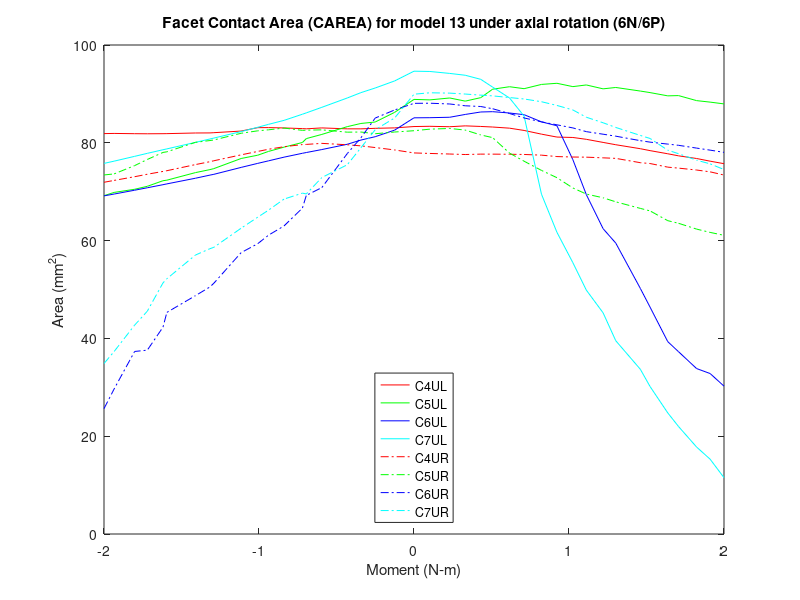

This chart was generated by the following MATLAB code:
% Facet Contact Area (CAREA)
% model13_Fixed_Tether/6n & 6p
clear all;
%% 6P
figure (24)

c4ulxp=[2 2.05126 2.11533 2.16533 2.21533 2.25361 2.30816 2.35516 2.41122 2.46102 2.51245 2.55582 2.60999 2.65082 2.73015 2.7614 2.81853 2.85329 2.91154 2.95522 3]-2;
c4ulyp=[83.3252 83.3761 83.2858 83.4639 83.344 83.2273 82.9927 82.5272 81.7717 81.1738 81.0894 80.7132 80.0806 79.6064 78.7924 78.4014 77.7577 77.3367 76.7904 76.2441 75.7309];

c4urxp=[2 2.05126 2.11533 2.16533 2.21533 2.25361 2.30816 2.35516 2.41122 2.46102 2.51245 2.55582 2.60999 2.65082 2.73015 2.7614 2.81853 2.85329 2.91154 2.95522 3]-2;
c4uryp=[77.9293 77.8234 77.7054 77.6027 77.6855 77.6819 77.6567 77.6156 77.4746 77.1863 77.0924 77.0632 76.9259 76.8167 75.9314 75.7641 75.0228 74.822 74.4325 74.0634 73.4041];

c5ulxp=[2 2.05126 2.11533 2.16533 2.21533 2.25361 2.30816 2.35516 2.41122 2.46102 2.51245 2.55582 2.60999 2.65082 2.73015 2.7614 2.81853 2.85329 2.91154 2.95522 3]-2;
c5ulyp=[88.8752 88.7777 89.1653 88.5232 89.236 90.9606 91.4687 91.069 91.939 92.1701 91.4888 91.8302 91.0359 91.3157 90.5826 90.2678 89.6018 89.6559 88.6265 88.3208 87.9555];

c5urxp=[2 2.05126 2.11533 2.16533 2.21533 2.25361 2.30816 2.35516 2.41122 2.46102 2.51245 2.55582 2.60999 2.65082 2.73015 2.7614 2.81853 2.85329 2.91154 2.95522 3]-2;
c5uryp=[82.4722 82.7913 82.9358 82.602 81.6039 81.0606 77.8866 76.2361 74.3555 72.8692 70.7675 69.5183 68.7562 67.9321 66.5864 66.0772 64.0777 63.5424 62.3549 61.6783 61.077];

c6ulxp=[2 2.05126 2.11533 2.16533 2.21533 2.25361 2.30816 2.35516 2.41122 2.46102 2.51245 2.55582 2.60999 2.65082 2.73015 2.7614 2.81853 2.85329 2.91154 2.95522 3]-2;
c6ulyp=[85.1093 85.1352 85.2248 85.8001 86.3022 86.3656 86.0931 85.7491 84.2858 83.4882 76.5504 69.4136 62.4391 59.494 50.2173 46.4025 39.3405 37.2807 33.8342 32.8161 30.2382];

c6urxp=[2 2.05126 2.11533 2.16533 2.21533 2.25361 2.30816 2.35516 2.41122 2.46102 2.51245 2.55582 2.60999 2.65082 2.73015 2.7614 2.81853 2.85329 2.91154 2.95522 3]-2;
c6uryp=[88.0695 88.0954 87.9386 87.5697 87.423 86.9681 85.9875 85.0829 84.2798 83.6796 83.0445 82.2833 81.7586 81.356 80.4364 80.1376 79.7373 79.4879 78.9169 78.4997 78.0489];

c7ulxp=[2 2.05126 2.11533 2.16533 2.21533 2.25361 2.30816 2.35516 2.41122 2.46102 2.51245 2.55582 2.60999 2.65082 2.73015 2.7614 2.81853 2.85329 2.91154 2.95522 3]-2;
c7ulyp=[94.646 94.5866 94.1888 93.8137 92.9799 91.391 89.1666 85.4534 69.4896 61.7046 55.4866 49.8825 45.229 39.5272 33.6831 30.1663 24.7707 21.9848 17.7877 15.2992 11.5201];

c7urxp=[2 2.05126 2.11533 2.16533 2.21533 2.25361 2.30816 2.35516 2.41122 2.46102 2.51245 2.55582 2.60999 2.65082 2.73015 2.7614 2.81853 2.85329 2.91154 2.95522 3]-2;
c7uryp=[89.9384 90.2299 90.1575 89.9717 89.7458 89.5989 89.2516 88.9616 88.4 87.6407 86.7218 85.2311 84.0964 83.1419 81.5055 80.8879 78.492 77.772 76.4458 75.6937 74.5314];

%% 6N

c4ulxn=-1*[2 2.06253 2.12507 2.17135 2.21519 2.29738 2.34738 2.35988 2.41926 2.46936 2.50412 2.55762 2.64563 2.65813 2.705 2.79719 2.80969 2.86028 2.90125 2.96727 3]+2;
c4ulyn=[83.3252 83.0511 82.961 82.8534 82.8543 83.0452 82.8606 82.9042 83.0358 83.1088 83.097 82.4016 82.0699 82.0218 82.0072 81.8755 81.8637 81.8459 81.8641 81.9162 81.8828];

c4urxn=-1*[2 2.06253 2.12507 2.17135 2.21519 2.29738 2.34738 2.35988 2.41926 2.46936 2.50412 2.55762 2.64563 2.65813 2.705 2.79719 2.80969 2.86028 2.90125 2.96727 3]+2;
c4uryn=[77.9293 78.5386 79.0295 79.3737 79.5981 79.8844 79.6729 79.6412 79.2002 78.6796 78.2354 77.5387 76.3278 76.1385 75.5462 74.2951 74.1469 73.571 73.0656 72.3121 71.9273];

c5ulxn=-1*[2 2.06253 2.12507 2.17135 2.21519 2.29738 2.34738 2.35988 2.41926 2.46936 2.50412 2.55762 2.64563 2.65813 2.705 2.79719 2.80969 2.86028 2.90125 2.96727 3]+2;
c5ulyn=[88.8752 86.2248 84.2528 83.9547 83.3052 81.7131 80.8616 80.0675 79.1135 78.2377 77.4647 76.7919 74.7229 74.5217 73.9052 72.3587 72.2467 71.1059 70.4954 69.8546 69.1861];

c5urxn=-1*[2 2.06253 2.12507 2.17135 2.21519 2.29738 2.34738 2.35988 2.41926 2.46936 2.50412 2.55762 2.64563 2.65813 2.705 2.79719 2.80969 2.86028 2.90125 2.96727 3]+2;
c5uryn=[82.4722 82.2049 81.8567 82.205 82.1749 82.6465 82.583 82.5438 83.0144 82.6595 82.4492 81.9505 80.5821 80.466 80.0957 78.1606 78.0318 76.5902 75.3356 73.6394 73.4245];

c6ulxn=-1*[2 2.06253 2.12507 2.17135 2.21519 2.29738 2.34738 2.35988 2.41926 2.46936 2.50412 2.55762 2.64563 2.65813 2.705 2.79719 2.80969 2.86028 2.90125 2.96727 3]+2;
c6ulyn=[85.1093 82.5894 81.2502 80.5595 79.7 78.6193 78.0128 77.8582 77.0647 76.3116 75.7932 74.9706 73.5543 73.3969 72.7549 71.5989 71.4336 70.8067 70.3019 69.522 69.1465];

c6urxn=-1*[2 2.06253 2.12507 2.17135 2.21519 2.29738 2.34738 2.35988 2.41926 2.46936 2.50412 2.55762 2.64563 2.65813 2.705 2.79719 2.80969 2.86028 2.90125 2.96727 3]+2;
c6uryn=[88.0695 86.7156 85.0629 81.0149 77.7988 70.8391 69.2467 66.6574 62.9988 61.1083 59.3673 57.5427 51.2852 50.5288 48.7413 45.3193 42.3029 37.5973 37.3284 29.6714 25.6383];

c7ulxn=-1*[2 2.06253 2.12507 2.17135 2.21519 2.29738 2.34738 2.35988 2.41926 2.46936 2.50412 2.55762 2.64563 2.65813 2.705 2.79719 2.80969 2.86028 2.90125 2.96727 3]+2;
c7ulyn=[94.646 92.6502 91.21 90.2559 89.1664 87.2556 86.1204 85.8474 84.588 83.7725 83.1762 82.2913 80.9677 80.7821 80.0865 78.7546 78.581 77.8446 77.2301 76.2485 75.7887];

c7urxn=-1*[2 2.06253 2.12507 2.17135 2.21519 2.29738 2.34738 2.35988 2.41926 2.46936 2.50412 2.55762 2.64563 2.65813 2.705 2.79719 2.80969 2.86028 2.90125 2.96727 3]+2;
c7uryn=[89.9384 85.0722 82.6785 78.984 75.5117 72.8969 69.5428 69.704 68.4921 66.2253 64.7859 62.5371 58.6299 58.348 57.0475 52.202 51.3543 45.5622 42.7084 37.3261 34.865];
%% left

c4xl=2*[flip(c4ulxn(2:21)),c4ulxp];
c4yl=[flip(c4ulyn(2:21)),c4ulyp];
a=plot(c4xl,c4yl,'r');
hold on

c5xl=2*[flip(c5ulxn(2:21)),c5ulxp];
c5yl=[flip(c5ulyn(2:21)),c5ulyp];
b=plot(c5xl,c5yl,'g');
hold on

c6xl=2*[flip(c6ulxn(2:21)),c6ulxp];
c6yl=[flip(c6ulyn(2:21)),c6ulyp];
c=plot(c6xl,c6yl,'b');
hold on

c7xl=2*[flip(c7ulxn(2:21)),c7ulxp];
c7yl=[flip(c7ulyn(2:21)),c7ulyp];
d=plot(c7xl,c7yl,'c');
hold on
%% Right

c4xr=2*[flip(c4urxn(2:21)),c4urxp];
c4yr=[flip(c4uryn(2:21)),c4uryp];
e=plot(c4xr,c4yr,'-.r');
hold on

c5xr=2*[flip(c5urxn(2:21)),c5urxp];
c5yr=[flip(c5uryn(2:21)),c5uryp];
f=plot(c5xr,c5yr,'-.g');
hold on

c6xr=2*[flip(c6urxn(2:21)),c6urxp];
c6yr=[flip(c6uryn(2:21)),c6uryp];
g=plot(c6xr,c6yr,'-.b');
hold on

c7xr=2*[flip(c7urxn(2:21)),c7urxp];
c7yr=[flip(c7uryn(2:21)),c7uryp];
h=plot(c7xr,c7yr,'-.c');

leg=[a,b,c,d,e,f,g,h];
title('Facet Contact Area (CAREA) for model 13 under axial rotation (6N/6P)')
xlabel('Moment (N-m)')
ylabel('Area (mm^2)')
legend(leg,'C4UL','C5UL','C6UL','C7UL','C4UR','C5UR','C6UR','C7UR','location','south')